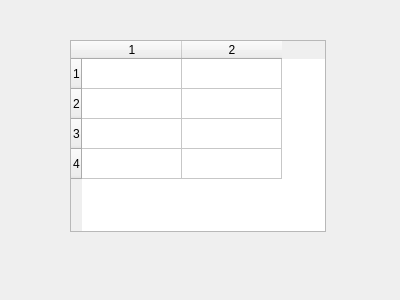
<?xml version="1.0" encoding="UTF-8"?>
<ui version="4.0">
 <class>Dialog</class>
 <widget class="QDialog" name="Dialog">
  <property name="geometry">
   <rect>
    <x>0</x>
    <y>0</y>
    <width>400</width>
    <height>300</height>
   </rect>
  </property>
  <property name="windowTitle">
   <string>Dialog</string>
  </property>
  <widget class="QTableWidget" name="tableWidget">
   <property name="geometry">
    <rect>
     <x>70</x>
     <y>40</y>
     <width>256</width>
     <height>192</height>
    </rect>
   </property>
   <property name="rowCount">
    <number>4</number>
   </property>
   <property name="columnCount">
    <number>2</number>
   </property>
   <row/>
   <row/>
   <row/>
   <row/>
   <column/>
   <column/>
  </widget>
 </widget>
 <resources/>
 <connections/>
</ui>
